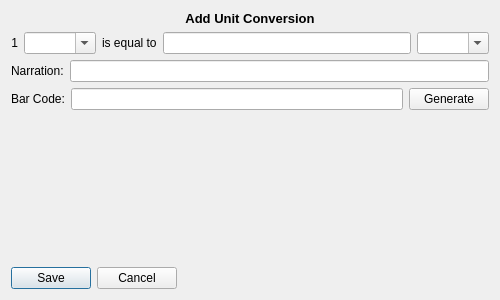
<?xml version="1.0" encoding="UTF-8"?>
<ui version="4.0">
 <class>addConversion</class>
 <widget class="QWidget" name="addConversion">
  <property name="geometry">
   <rect>
    <x>0</x>
    <y>0</y>
    <width>500</width>
    <height>300</height>
   </rect>
  </property>
  <property name="windowTitle">
   <string>Form</string>
  </property>
  <layout class="QVBoxLayout" name="verticalLayout">
   <item>
    <widget class="QLabel" name="titleLabel">
     <property name="font">
      <font>
       <pointsize>10</pointsize>
       <weight>75</weight>
       <bold>true</bold>
      </font>
     </property>
     <property name="text">
      <string>Add Unit Conversion</string>
     </property>
     <property name="alignment">
      <set>Qt::AlignCenter</set>
     </property>
    </widget>
   </item>
   <item>
    <layout class="QHBoxLayout" name="horizontalLayout_3">
     <item>
      <widget class="QLabel" name="oneLabel">
       <property name="text">
        <string>1</string>
       </property>
       <property name="alignment">
        <set>Qt::AlignRight|Qt::AlignTrailing|Qt::AlignVCenter</set>
       </property>
      </widget>
     </item>
     <item>
      <widget class="QComboBox" name="unitComboBox">
       <property name="editable">
        <bool>true</bool>
       </property>
      </widget>
     </item>
     <item>
      <widget class="QLabel" name="equalLabel">
       <property name="text">
        <string>is equal to</string>
       </property>
      </widget>
     </item>
     <item>
      <widget class="QLineEdit" name="multipleLineEdit"/>
     </item>
     <item>
      <widget class="QComboBox" name="subUnitComboBox">
       <property name="editable">
        <bool>true</bool>
       </property>
      </widget>
     </item>
    </layout>
   </item>
   <item>
    <layout class="QHBoxLayout" name="horizontalLayout_2">
     <item>
      <widget class="QLabel" name="narrationLabel">
       <property name="text">
        <string>Narration:</string>
       </property>
      </widget>
     </item>
     <item>
      <widget class="QLineEdit" name="narrationLineEdit"/>
     </item>
    </layout>
   </item>
   <item>
    <layout class="QHBoxLayout" name="horizontalLayout">
     <item>
      <widget class="QLabel" name="label">
       <property name="text">
        <string>Bar Code:</string>
       </property>
      </widget>
     </item>
     <item>
      <widget class="QLineEdit" name="barCodeLineEdit"/>
     </item>
     <item>
      <widget class="QPushButton" name="pushButton">
       <property name="text">
        <string>Generate</string>
       </property>
      </widget>
     </item>
    </layout>
   </item>
   <item>
    <spacer name="verticalSpacer">
     <property name="orientation">
      <enum>Qt::Vertical</enum>
     </property>
     <property name="sizeHint" stdset="0">
      <size>
       <width>20</width>
       <height>40</height>
      </size>
     </property>
    </spacer>
   </item>
   <item>
    <widget class="QDialogButtonBox" name="buttonBox">
     <property name="sizePolicy">
      <sizepolicy hsizetype="Fixed" vsizetype="Fixed">
       <horstretch>0</horstretch>
       <verstretch>0</verstretch>
      </sizepolicy>
     </property>
     <property name="standardButtons">
      <set>QDialogButtonBox::Cancel|QDialogButtonBox::Save</set>
     </property>
    </widget>
   </item>
  </layout>
 </widget>
 <tabstops>
  <tabstop>unitComboBox</tabstop>
  <tabstop>multipleLineEdit</tabstop>
  <tabstop>subUnitComboBox</tabstop>
  <tabstop>narrationLineEdit</tabstop>
 </tabstops>
 <resources/>
 <connections/>
</ui>
